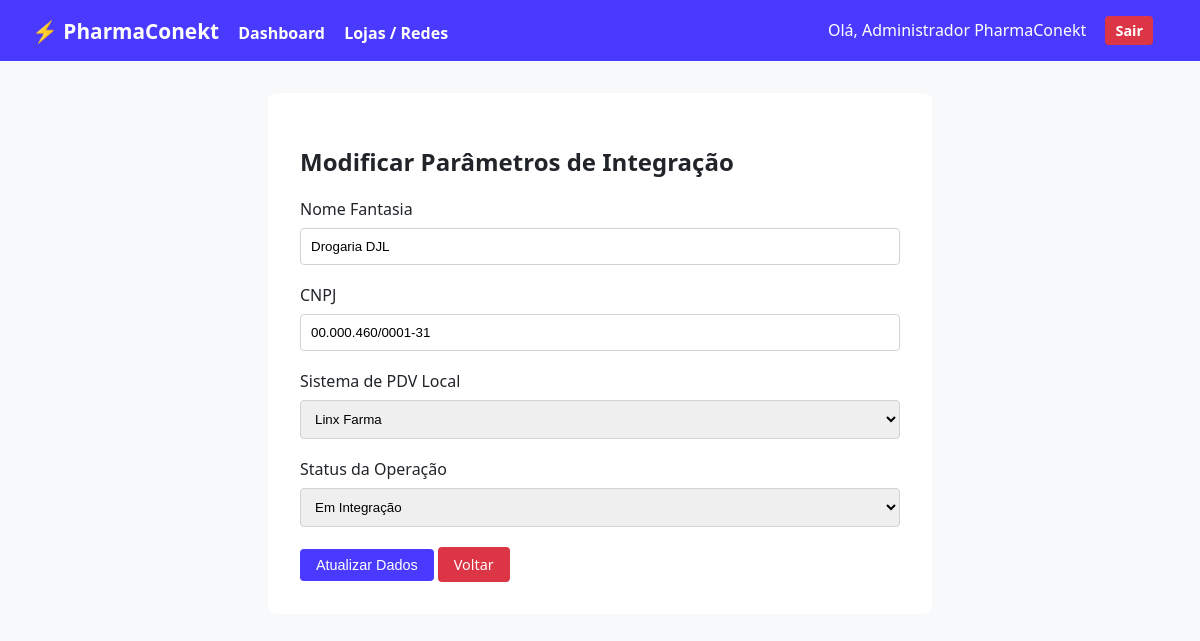
Page /lojas/editar/3 (signed in) on the committed database.
### app.py (models this page shows)
class Usuario(UserMixin, db.Model):
    id = db.Column(db.Integer, primary_key=True)
    username = db.Column(db.String(50), unique=True, nullable=False)
    password = db.Column(db.String(200), nullable=False)
    nome = db.Column(db.String(100), nullable=False)

class Loja(db.Model):
    id = db.Column(db.Integer, primary_key=True)
    nome = db.Column(db.String(100), nullable=False)
    cnpj = db.Column(db.String(18), unique=True, nullable=False)
    pdv_sistema = db.Column(db.String(50), nullable=False)  # Mapeamento do PDV
    status_onboarding = db.Column(db.String(20), default='Em Integração') # Em Integração, Ativo, Churn
    sugestoes_aceitas = db.Column(db.Integer, default=0)
    alertas_vencimento = db.Column(db.Integer, default=0)

### app.py (the view, shortened to what this page needs)
@app.route('/lojas/editar/<int:id>', methods=['GET', 'POST'])
@login_required
def editar_loja(id):
    loja = Loja.query.get_or_404(id)
    return render_template('editar_loja.html', loja=loja)

### app.py (called while the page is built)
@login_manager.user_loader
def load_user(user_id):
    return Usuario.query.get(int(user_id))

### templates/editar_loja.html (shortened to what this page needs)
{% extends 'base.html' %}
{% block content %}
<div style="max-width: 600px; margin: 0 auto; background: white; padding: 2rem; border-radius: 8px;">
    <h2>Modificar Parâmetros de Integração</h2>
    <form method="POST">
        <div class="form-group">
            <label>Nome Fantasia</label>
            <input type="text" name="nome" value="{{ loja.nome }}" required>
        </div>
        <div class="form-group">
            <label>CNPJ</label>
            <input type="text" name="cnpj" value="{{ loja.cnpj }}" required>
        </div>
        <div class="form-group">
            <label>Sistema de PDV Local</label>
            <select name="pdv_sistema">
                <option value="Linx Farma" {% if loja.pdv_sistema == 'Linx Farma' %}selected{% endif %}>Linx Farma</option>
            </select>
        </div>
        <div class="form-group">
            <label>Status da Operação</label>
            <select name="status_onboarding">
                <option value="Em Integração" {% if loja.status_onboarding == 'Em Integração' %}selected{% endif %}>Em Integração</option>
            </select>
        </div>
        <button type="submit" class="btn btn-primary">Atualizar Dados</button>
        <a href="{{ url_for('listar_lojas') }}" class="btn btn-danger">Voltar</a>
    </form>
</div>
{% endblock %}

### templates/base.html (shortened to what this page needs)
<!DOCTYPE html>
<html lang="pt-BR">
<head>
    <link rel="stylesheet" href="{{ url_for('static', filename='css/style.css') }}">
</head>
<body>
    <nav class="navbar">
        <div>
            <a href="{{ url_for('dashboard') }}" style="font-size: 1.3rem;">⚡ PharmaConekt</a>
            {% if current_user.is_authenticated %}
                <a href="{{ url_for('dashboard') }}">Dashboard</a>
                <a href="{{ url_for('listar_lojas') }}">Lojas / Redes</a>
            {% endif %}
        </div>
        <div>
            {% if current_user.is_authenticated %}
                <span style="color: white; margin-right: 15px;">Olá, {{ current_user.nome }}</span>
                <a href="{{ url_for('logout') }}" class="btn btn-danger" style="padding: 5px 10px;">Sair</a>
            {% endif %}
        </div>
    </nav>
    <div class="container">
        {% block content %}{% endblock %}
    </div>
</body>
</html>

### static/css/style.css (style rules this page uses)
:root { --primary-color: #4A3AFF; --secondary-color: #6C757D; --success-color: #28A745; --warning-color: #FFC107; --danger-color: #DC3545; --bg-light: #F8F9FA; --dark-color: #212529; }
body { font-family: 'Segoe UI', Tahoma, Geneva, Verdana, sans-serif; background-color: var(--bg-light); color: var(--dark-color); margin: 0; }
.navbar { background-color: var(--primary-color); padding: 1rem 2rem; display: flex; justify-content: space-between; align-items: center; }
.navbar a { color: white; text-decoration: none; font-weight: bold; margin-right: 15px; }
.container { max-width: 1200px; margin: 2rem auto; padding: 0 1rem; }
.btn { padding: 8px 16px; border-radius: 4px; text-decoration: none; font-size: 0.9rem; display: inline-block; cursor: pointer; border: none; }
.btn-primary { background-color: var(--primary-color); color: white; }
.btn-danger { background-color: var(--danger-color); color: white; }
.form-group { margin-bottom: 1.2rem; }
.form-group label { display: block; margin-bottom: 0.5rem; }
.form-group input, .form-group select { width: 100%; padding: 10px; border: 1px solid #CED4DA; border-radius: 4px; box-sizing: border-box; }

### rows in the picture
Usuario: nome "Administrador PharmaConekt"
Loja: nome "Drogaria DJL", cnpj "00.000.460/0001-31", pdv_sistema "Linx Farma", status_onboarding "Em Integração"
